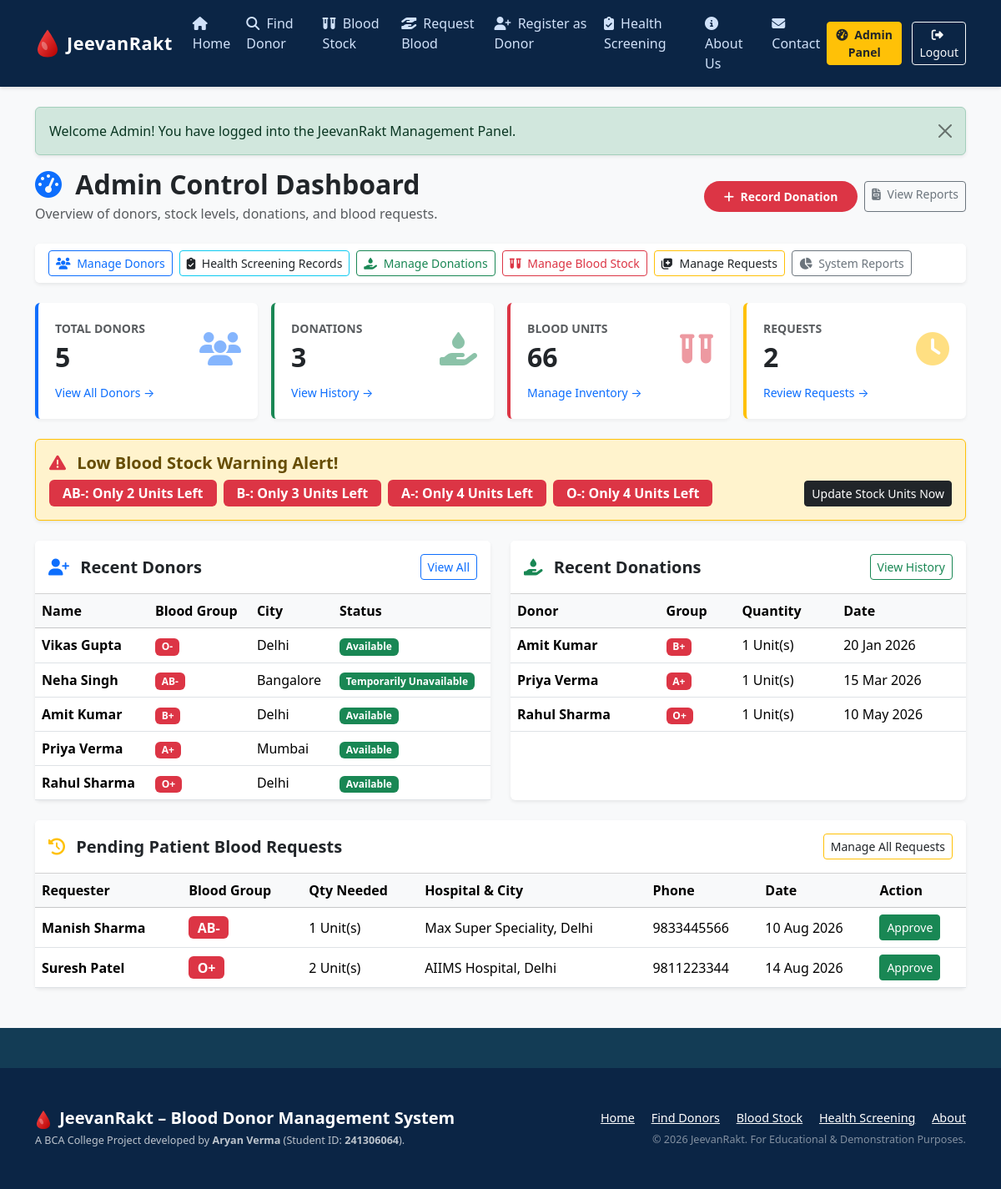
Page /admin/dashboard.php (signed in) on the committed database.
### tables this page shows
CREATE TABLE `blood_stock` (
  `id` INT AUTO_INCREMENT PRIMARY KEY,
  `blood_group` ENUM('A+', 'A-', 'B+', 'B-', 'AB+', 'AB-', 'O+', 'O-') NOT NULL UNIQUE,
  `quantity` INT NOT NULL DEFAULT 0,
  `updated_at` TIMESTAMP DEFAULT CURRENT_TIMESTAMP ON UPDATE CURRENT_TIMESTAMP
);

CREATE TABLE `donors` (
  `id` INT AUTO_INCREMENT PRIMARY KEY,
  `user_id` INT DEFAULT NULL,
  `name` VARCHAR(100) NOT NULL,
  `gender` ENUM('Male', 'Female', 'Other') NOT NULL,
  `age` INT NOT NULL,
  `blood_group` ENUM('A+', 'A-', 'B+', 'B-', 'AB+', 'AB-', 'O+', 'O-') NOT NULL,
  `phone` VARCHAR(15) NOT NULL UNIQUE,
  `email` VARCHAR(100) NOT NULL UNIQUE,
  `city` VARCHAR(50) NOT NULL,
  `address` TEXT NOT NULL,
  `last_donation_date` DATE DEFAULT NULL,
  `status` ENUM('Available', 'Temporarily Unavailable', 'Unavailable') DEFAULT 'Available',
  `created_at` TIMESTAMP DEFAULT CURRENT_TIMESTAMP,
  FOREIGN KEY (`user_id`) REFERENCES `users`(`id`) ON DELETE SET NULL
);

CREATE TABLE `donations` (
  `id` INT AUTO_INCREMENT PRIMARY KEY,
  `donor_id` INT NOT NULL,
  `donation_date` DATE NOT NULL,
  `blood_group` ENUM('A+', 'A-', 'B+', 'B-', 'AB+', 'AB-', 'O+', 'O-') NOT NULL,
  `quantity` INT NOT NULL DEFAULT 1,  
  `created_at` TIMESTAMP DEFAULT CURRENT_TIMESTAMP,
  FOREIGN KEY (`donor_id`) REFERENCES `donors`(`id`) ON DELETE CASCADE
);

CREATE TABLE `blood_requests` (
  `id` INT AUTO_INCREMENT PRIMARY KEY,
  `requester_name` VARCHAR(100) NOT NULL,
  `blood_group` ENUM('A+', 'A-', 'B+', 'B-', 'AB+', 'AB-', 'O+', 'O-') NOT NULL,
  `quantity` INT NOT NULL DEFAULT 1,
  `hospital` VARCHAR(150) NOT NULL,
  `city` VARCHAR(50) NOT NULL,
  `phone` VARCHAR(15) NOT NULL,
  `reason` TEXT NOT NULL,
  `request_date` DATE NOT NULL,
  `status` ENUM('Pending', 'Approved', 'Rejected', 'Completed') DEFAULT 'Pending',
  `created_at` TIMESTAMP DEFAULT CURRENT_TIMESTAMP
);

### admin/dashboard.php (the view, shortened to what this page needs)
<?php
require_once __DIR__ . '/../includes/header.php';
try {
    $stmtDonors = $pdo->query("SELECT COUNT(*) FROM donors");
    $totalDonors = $stmtDonors->fetchColumn();
    $stmtDonations = $pdo->query("SELECT SUM(quantity) FROM donations");
    $totalDonations = $stmtDonations->fetchColumn() ?: 0;
    $stmtStock = $pdo->query("SELECT SUM(quantity) FROM blood_stock");
    $totalStock = $stmtStock->fetchColumn() ?: 0;
    $stmtRequests = $pdo->query("SELECT COUNT(*) FROM blood_requests WHERE status = 'Pending'");
    $pendingRequests = $stmtRequests->fetchColumn();
    $stmtRecentDonors = $pdo->query("SELECT * FROM donors ORDER BY id DESC LIMIT 5");
    $recentDonors = $stmtRecentDonors->fetchAll();
    $stmtRecentDonations = $pdo->query("SELECT dn.*, d.name AS donor_name FROM donations dn JOIN donors d ON dn.donor_id = d.id ORDER BY dn.id DESC LIMIT 5");
    $recentDonations = $stmtRecentDonations->fetchAll();
    $stmtPendingReqs = $pdo->query("SELECT * FROM blood_requests WHERE status = 'Pending' ORDER BY id DESC LIMIT 5");
    $pendingReqs = $stmtPendingReqs->fetchAll();
    $stmtLowStock = $pdo->query("SELECT * FROM blood_stock WHERE quantity <= 4 ORDER BY quantity ASC");
    $lowStockItems = $stmtLowStock->fetchAll();
} catch (PDOException $e) {
    die("Database query error: " . $e->getMessage());
}
?>
<div class="d-flex justify-content-between align-items-center mb-4">
    <div>
        <h2 class="fw-bold text-dark mb-1">
            <i class="fa-solid fa-gauge-high text-primary me-2"></i> Admin Control Dashboard
        </h2>
        <p class="text-muted mb-0">Overview of donors, stock levels, donations, and blood requests.</p>
    </div>
    <div class="d-flex gap-2">
        <a href="donations.php?action=add" class="btn btn-blood btn-sm">
            <i class="fa-solid fa-plus me-1"></i> Record Donation
        </a>
        <a href="reports.php" class="btn btn-outline-secondary btn-sm">
            <i class="fa-solid fa-file-invoice me-1"></i> View Reports
        </a>
    </div>
</div>
<div class="card border-0 shadow-sm mb-4">
    <div class="card-body py-2 px-3 bg-white rounded">
        <div class="d-flex flex-wrap gap-2">
            <a href="donors.php" class="btn btn-sm btn-outline-primary"><i class="fa-solid fa-users me-1"></i> Manage Donors</a>
            <a href="donor-screening.php" class="btn btn-sm btn-outline-info text-dark"><i class="fa-solid fa-clipboard-check me-1"></i> Health Screening Records</a>
            <a href="donations.php" class="btn btn-sm btn-outline-success"><i class="fa-solid fa-hand-holding-droplet me-1"></i> Manage Donations</a>
            <a href="blood-stock.php" class="btn btn-sm btn-outline-danger"><i class="fa-solid fa-vials me-1"></i> Manage Blood Stock</a>
            <a href="requests.php" class="btn btn-sm btn-outline-warning text-dark"><i class="fa-solid fa-notes-medical me-1"></i> Manage Requests</a>
            <a href="reports.php" class="btn btn-sm btn-outline-secondary"><i class="fa-solid fa-chart-pie me-1"></i> System Reports</a>
        </div>
    </div>
</div>
<div class="row g-3 mb-4">
    <div class="col-sm-6 col-lg-3">
        <div class="stat-card stat-donors">
            <div class="d-flex justify-content-between align-items-center">
                <div>
                    <div class="text-muted small fw-semibold text-uppercase">Total Donors</div>
                    <div class="fs-2 fw-bold text-dark"><?= number_format($totalDonors) ?></div>
                </div>
                <div class="fs-1 text-primary opacity-50"><i class="fa-solid fa-users"></i></div>
            </div>
            <a href="donors.php" class="small text-decoration-none mt-2 d-inline-block">View All Donors &rarr;</a>
        </div>
    </div>
    <div class="col-sm-6 col-lg-3">
        <div class="stat-card stat-donations">
            <div class="d-flex justify-content-between align-items-center">
                <div>
                    <div class="text-muted small fw-semibold text-uppercase">Donations</div>
                    <div class="fs-2 fw-bold text-dark"><?= number_format($totalDonations) ?></div>
                </div>
                <div class="fs-1 text-success opacity-50"><i class="fa-solid fa-hand-holding-droplet"></i></div>
            </div>
            <a href="donations.php" class="small text-decoration-none mt-2 d-inline-block">View History &rarr;</a>
        </div>
    </div>
    <div class="col-sm-6 col-lg-3">
        <div class="stat-card stat-stock">
            <div class="d-flex justify-content-between align-items-center">
                <div>
                    <div class="text-muted small fw-semibold text-uppercase">Blood Units</div>
                    <div class="fs-2 fw-bold text-dark"><?= number_format($totalStock) ?></div>
                </div>
                <div class="fs-1 text-danger opacity-50"><i class="fa-solid fa-vials"></i></div>
            </div>
            <a href="blood-stock.php" class="small text-decoration-none mt-2 d-inline-block">Manage Inventory &rarr;</a>
        </div>
    </div>
    <div class="col-sm-6 col-lg-3">
        <div class="stat-card stat-requests">
            <div class="d-flex justify-content-between align-items-center">
                <div>
                    <div class="text-muted small fw-semibold text-uppercase">Requests</div>
                    <div class="fs-2 fw-bold text-dark"><?= number_format($pendingRequests) ?></div>
                </div>
                <div class="fs-1 text-warning opacity-50"><i class="fa-solid fa-clock"></i></div>
            </div>
            <a href="requests.php" class="small text-decoration-none mt-2 d-inline-block">Review Requests &rarr;</a>
        </div>
    </div>
</div>
<?php if (!empty($lowStockItems)): ?>
    <div class="alert alert-warning border-warning shadow-sm mb-4">
        <h5 class="fw-bold mb-2">
            <i class="fa-solid fa-triangle-exclamation text-danger me-2"></i> Low Blood Stock Warning Alert!
        </h5>
        <div class="d-flex flex-wrap gap-2 align-items-center">
            <?php foreach ($lowStockItems as $lsi): ?>
                <span class="badge bg-danger fs-6 px-3 py-2">
                    <?= htmlspecialchars($lsi['blood_group']) ?>: Only <?= (int)$lsi['quantity'] ?> Units Left
                </span>
            <?php endforeach; ?>
            <a href="blood-stock.php" class="btn btn-sm btn-dark ms-auto">Update Stock Units Now</a>
        </div>
    </div>
<?php endif; ?>
<div class="row g-4 mb-4">
    <div class="col-lg-6">
        <div class="card border-0 shadow-sm h-100">
            <div class="card-header bg-white py-3 d-flex justify-content-between align-items-center">
                <h5 class="mb-0 fw-bold text-dark"><i class="fa-solid fa-user-plus text-primary me-2"></i> Recent Donors</h5>
                <a href="donors.php" class="btn btn-sm btn-outline-primary">View All</a>
            </div>
            <div class="card-body p-0">
                <table class="table table-hover align-middle mb-0">
                    <thead class="table-light">
                        <tr>
                            <th>Name</th>
                            <th>Blood Group</th>
                            <th>City</th>
                            <th>Status</th>
                        </tr>
                    </thead>
                    <tbody>
                        <?php foreach ($recentDonors as $rd): ?>
                            <tr>
                                <td><strong><?= htmlspecialchars($rd['name']) ?></strong></td>
                                <td><span class="badge bg-danger"><?= htmlspecialchars($rd['blood_group']) ?></span></td>
                                <td><?= htmlspecialchars($rd['city']) ?></td>
                                <td><span class="badge bg-success"><?= htmlspecialchars($rd['status']) ?></span></td>
                            </tr>
                        <?php endforeach; ?>
                    </tbody>
                </table>
            </div>
        </div>
    </div>
    <div class="col-lg-6">
        <div class="card border-0 shadow-sm h-100">
            <div class="card-header bg-white py-3 d-flex justify-content-between align-items-center">
                <h5 class="mb-0 fw-bold text-dark"><i class="fa-solid fa-hand-holding-droplet text-success me-2"></i> Recent Donations</h5>
                <a href="donations.php" class="btn btn-sm btn-outline-success">View History</a>
            </div>
            <div class="card-body p-0">
                <table class="table table-hover align-middle mb-0">
                    <thead class="table-light">
                        <tr>
                            <th>Donor</th>
                            <th>Group</th>
                            <th>Quantity</th>
                            <th>Date</th>
                        </tr>
                    </thead>
                    <tbody>
                        <?php foreach ($recentDonations as $rdn): ?>
                            <tr>
                                <td><strong><?= htmlspecialchars($rdn['donor_name']) ?></strong></td>
                                <td><span class="badge bg-danger"><?= htmlspecialchars($rdn['blood_group']) ?></span></td>
                                <td><?= (int)$rdn['quantity'] ?> Unit(s)</td>
                                <td><?= date('d M Y', strtotime($rdn['donation_date'])) ?></td>
                            </tr>
                        <?php endforeach; ?>
                    </tbody>
                </table>
            </div>
        </div>
    </div>
    <div class="col-12">
        <div class="card border-0 shadow-sm">
            <div class="card-header bg-white py-3 d-flex justify-content-between align-items-center">
                <h5 class="mb-0 fw-bold text-dark"><i class="fa-solid fa-clock-rotate-left text-warning me-2"></i> Pending Patient Blood Requests</h5>
                <a href="requests.php" class="btn btn-sm btn-outline-warning text-dark">Manage All Requests</a>
            </div>
            <div class="card-body p-0">
                <table class="table table-hover align-middle mb-0">
                    <thead class="table-light">
                        <tr>
                            <th>Requester</th>
                            <th>Blood Group</th>
                            <th>Qty Needed</th>
                            <th>Hospital & City</th>
                            <th>Phone</th>
                            <th>Date</th>
                            <th>Action</th>
                        </tr>
                    </thead>
                    <tbody>
                        <?php if (empty($pendingReqs)): ?>
                            <tr><td colspan="7" class="text-center text-muted py-3">No pending blood requests.</td></tr>
                        <?php else: ?>
                            <?php foreach ($pendingReqs as $pr): ?>
                                <tr>
                                    <td><strong><?= htmlspecialchars($pr['requester_name']) ?></strong></td>
                                    <td><span class="badge bg-danger fs-6"><?= htmlspecialchars($pr['blood_group']) ?></span></td>
                                    <td><?= (int)$pr['quantity'] ?> Unit(s)</td>
                                    <td><?= htmlspecialchars($pr['hospital']) ?>, <?= htmlspecialchars($pr['city']) ?></td>
                                    <td><?= htmlspecialchars($pr['phone']) ?></td>
                                    <td><?= date('d M Y', strtotime($pr['request_date'])) ?></td>
                                    <td>
                                        <a href="requests.php?id=<?= $pr['id'] ?>&action=approve" class="btn btn-sm btn-success">Approve</a>
                                    </td>
                                </tr>
                            <?php endforeach; ?>
                        <?php endif; ?>
                    </tbody>
                </table>
            </div>
        </div>
    </div>
</div>
<?php require_once __DIR__ . '/../includes/footer.php'; ?>

### css/style.css (style rules this page uses)
:root { --primary-blue: #0b2545; --secondary-blue: #133c55; --light-blue-bg: #f0f7ff; --card-blue-bg: #e8f4f8; --blood-red: #dc3545; --blood-red-dark: #b02a37; --blood-red-light: #f8d7da; --text-dark: #212529; --text-muted: #6c757d; }
body { font-family: 'Segoe UI', system-ui, -apple-system, sans-serif; background-color: #f8f9fa; color: var(--text-dark); display: flex; flex-direction: column; min-height: 100vh; }
.btn-blood { background-color: var(--blood-red); color: #ffffff; border: none; font-weight: 600; border-radius: 20px; padding: 0.5rem 1.5rem; transition: all 0.2s ease; }
.stat-card { border-left: 4px solid var(--primary-blue); border-radius: 6px; background-color: #ffffff; padding: 1.25rem; box-shadow: 0 2px 4px rgba(0,0,0,0.05); }
.stat-card.stat-donors { border-left-color: #0d6efd; }
.stat-card.stat-donations { border-left-color: #198754; }
.stat-card.stat-stock { border-left-color: #dc3545; }
.stat-card.stat-requests { border-left-color: #ffc107; }

### rows in the picture
blood_stock: blood_group "AB-", quantity "2"
blood_stock: blood_group "B-", quantity "3"
blood_stock: blood_group "A-", quantity "4"
blood_stock: blood_group "O-", quantity "4"
donors: name "Vikas Gupta", blood_group "O-", city "Delhi", status "Available"
donors: name "Neha Singh", blood_group "AB-", city "Bangalore", status "Temporarily Unavailable"
donors: name "Amit Kumar", blood_group "B+", city "Delhi", status "Available"
donors: name "Priya Verma", blood_group "A+", city "Mumbai", status "Available"
donors: name "Rahul Sharma", blood_group "O+", city "Delhi", status "Available"
donations: donor.name "Amit Kumar", blood_group "B+", quantity "1", donation_date "20 Jan 2026"
donations: donor.name "Priya Verma", blood_group "A+", quantity "1", donation_date "15 Mar 2026"
donations: donor.name "Rahul Sharma", blood_group "O+", quantity "1", donation_date "10 May 2026"
blood_requests: requester_name "Manish Sharma", blood_group "AB-", quantity "1", hospital "Max Super Speciality", city "Delhi", phone "9833445566", request_date "10 Aug 2026"
blood_requests: requester_name "Suresh Patel", blood_group "O+", quantity "2", hospital "AIIMS Hospital", city "Delhi", phone "9811223344", request_date "14 Aug 2026"

### other values in the picture
$msg "Welcome Admin! You have logged into the JeevanRakt Management Panel."
$totalDonors "5"
$totalDonations "3"
$totalStock "66"
$pendingRequests "2"
